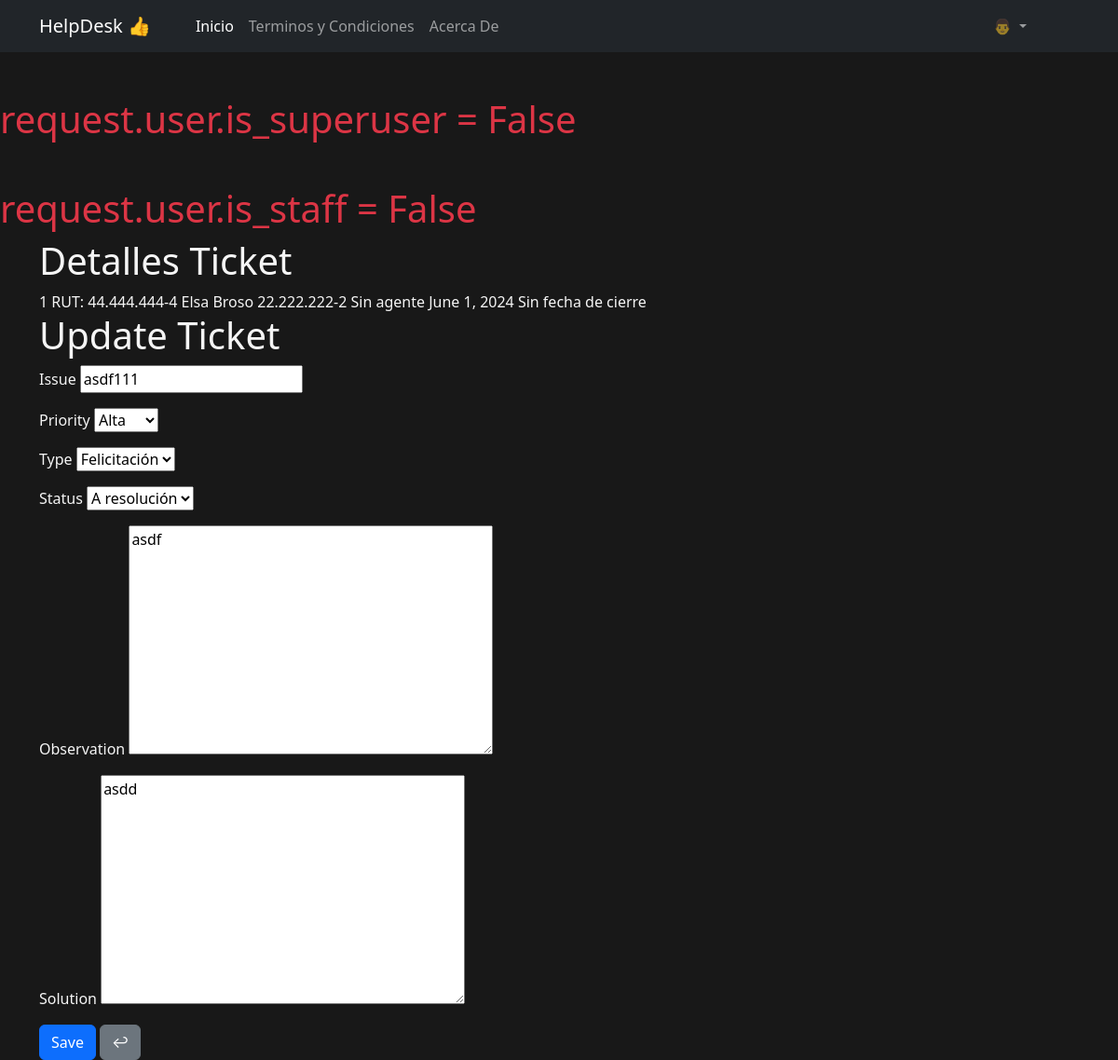
/tickets/ticket_update/1/, run on the app's committed database.
### Helpdesk/models.py (models this page shows, shortened)
class Ticket(models.Model):
    customer = models.ForeignKey(Profile, on_delete=models.CASCADE)
    opening_agent = models.ForeignKey(Profile, blank=True, null=True, on_delete=models.CASCADE, related_name='opening_agent')
    closure_agent = models.ForeignKey(Profile, blank=True, null=True, on_delete=models.CASCADE, related_name='closure_agent')
    issue = models.CharField(max_length=200)
    priority = models.ForeignKey(Priority, on_delete=models.CASCADE)
    type = models.ForeignKey(Type, on_delete=models.CASCADE)
    status = models.ForeignKey(Status, on_delete=models.CASCADE, default=1)
    observation = models.TextField(max_length=255)
    solution = models.TextField(max_length=255, blank=True)
    opening_date = models.DateField(auto_now_add=True)
    closing_date = models.DateField(null=True, blank=True)

class Profile(models.Model):
    user = models.OneToOneField(User, on_delete=models.CASCADE)
    rut = models.CharField(max_length=12, unique=True)
    phone = models.CharField(max_length=9, unique=True)
    department = models.ForeignKey(Department, on_delete=models.SET_NULL, blank=True, null=True)
    def __str__(self):
        return f"{self.rut}" # {self.user.get_full_name()} ({self.user.username} -

class Priority(models.Model):
    priority = models.CharField(
        max_length=45,
        blank=True,
        null=True,
        verbose_name="Prioridad",
        )
    def __str__(self):
        return self.priority

class Type(models.Model):
    type = models.CharField(
        max_length=45,
        verbose_name="Tipo"
        )
    def __str__(self):
        return self.type

class Status(models.Model):
    status = models.CharField(
        max_length=45,
        verbose_name="Estado",
        default="Abierto"
        )  # permite el cambio de estado de tique de los ejecutivos
    def __str__(self):
        return self.status

### Helpdesk/views.py (the view, shortened to what this page needs)
# urls.py: path('tickets/ticket_update/<int:id>/', UpdateTicketView.as_view(), name='ticket_update'),
class UpdateTicketView(View):
    template_name = 'tickets/ticket_update.html'
    def get_ticket(self, id):
        return get_object_or_404(Ticket, id=id)
    def get(self, request, id):
        ticket = self.get_ticket(id)
        form = UpdateTicketForm(instance=ticket)
        context = {
            'form': form,
            'ticket': ticket,
            'is_update_view': True
        }
        return render(request, self.template_name, context)

### Helpdesk/forms.py
class UpdateTicketForm(forms.ModelForm):
    class Meta:
        model = Ticket
        fields = ('issue', 'priority', 'type', 'status', 'observation', 'solution')

### templates/tickets/ticket_update.html (shortened to what this page needs)
{% include "base/base.html" %}
{% load static %}
<div class="container">
    <h1>Detalles Ticket</h1>
    {{ ticket.id }}
    RUT: {{ ticket.customer }}
    {{ ticket.customer.user.first_name }} {{ ticket.customer.user.last_name }}
    {{ ticket.opening_agent }}
    {% if ticket.closure_agent %}{{ ticket.closure_agent.id }}{% else %}Sin agente{% endif %}
    <td>{{ ticket.opening_date }}</td>
    <td>{% if ticket.closing_date %}{{ ticket.closing_date }}{% else %}Sin fecha de cierre{% endif %}</td>
    <h1>Update Ticket</h1>
    <form method='POST' >
        {% for form in form %}
            <p>
                {{ form.label }}
                {{ form }}
            </p>
        {% endfor %}
        <button type="submit" class="btn btn-primary">Save</button>
        <a class="btn btn-secondary" href="{% url 'tickets' %}">
            ↩
        </a>
    </form>
</div>

### templates/base/base.html (shortened to what this page needs)
{% load static %}
<!DOCTYPE html>
<html lang="en">
    {% include "base/head.html" %}
<head>
</head>
<body>
    <nav class="navbar navbar-dark bg-dark navbar-expand-lg">
        <div class="container">
            <a class="navbar-brand" href="#">
                HelpDesk
                {% if request.user.is_authenticated  and request.user.is_staff %}
                    STAFF
                {% elif request.user.is_authenticated and not request.user.is_staff %}
                    USER
                {% else %}
                    👍
                {% endif %}
            </a>
            <div class="collapse navbar-collapse " id="navbarSupportedContent">
                {% if request.user.is_authenticated %}
                    {% if request.user.is_staff and not request.user.is_superuser %}
                        {% include "base/components/navbar_agent.html" %}
                    {% elif not request.user.is_staff and not request.user.is_superuser %}
                        {% include "base/components/navbar_user.html" %}
                    {% elif request.user.is_staff and request.user.is_superuser %}
                        <script type="text/javascript">
                            window.location.href = "{% url 'admin:index' %}";
                        </script>
                    {% endif %}
                {% else %}
                    {% include "base/components/navbar_base.html" %}
                {% endif %}
            </div>
        </div>
    </nav>
    <h1 class="mt-5 text-danger">request.user.is_superuser  =  {{ request.user.is_superuser }}</h1>
    <h1 class="mt-5 text-danger">request.user.is_staff  =  {{ request.user.is_staff }}</h1>
</body>
</html>

### templates/base/head.html (shortened to what this page needs)
{% load static %}
{% load bootstrap5 %}
{% bootstrap_css %}
<link rel="stylesheet" href="{% static 'css/base/base.css' %}">
<link rel="stylesheet" href="{% static 'css/base/main.css' %}">
<link rel="stylesheet" href="{% static 'css/tickets/tickets.css' %}">

### templates/base/components/navbar_base.html (shortened to what this page needs)
{% load static %}
<ul class="navbar-nav ms-4 me-auto mb-2 mb-lg-0">
    <li class="nav-item">
        <a class="nav-link active" aria-current="page" href="{% url "index" %}">Inicio</a>
    </li>
    <li class="nav-item">
        <a class="nav-link " href="#">Terminos y Condiciones</a>
    </li>
    <li class="nav-item">
        <a class="nav-link " href="#">Acerca De</a>
    </li>
</ul>
<ul class="navbar-nav me-5 mb-2 mb-lg-0">
    <li class="nav-item dropdown">
        <a class="nav-link dropdown-toggle" href="#" id="navbarDropdown" role="button"
            data-bs-toggle="dropdown" aria-expanded="false">
            👨
        </a>
    </li>
</ul>

### static/css/base/base.css (style rules this page uses)
:root { --background-color: #181818; --primary-color: red; --secondary-color: whitesmoke; --tertiary-color: red; }
body { background-color: var(--background-color); color: var(--secondary-color); }

### data on the page
Ticket: id "1", customer "44.444.444-4", customer.user.first_name "Elsa", customer.user.last_name "Broso", opening_agent "22.222.222-2", opening_date "June 1, 2024", form "asdf111" "asdf" "asdd"
Priority: form "Alta"
Type: form "Felicitación"
Status: form "A resolución"

### other printed values
{{ request.user.is_superuser }} "False"
{{ request.user.is_staff }} "False"
